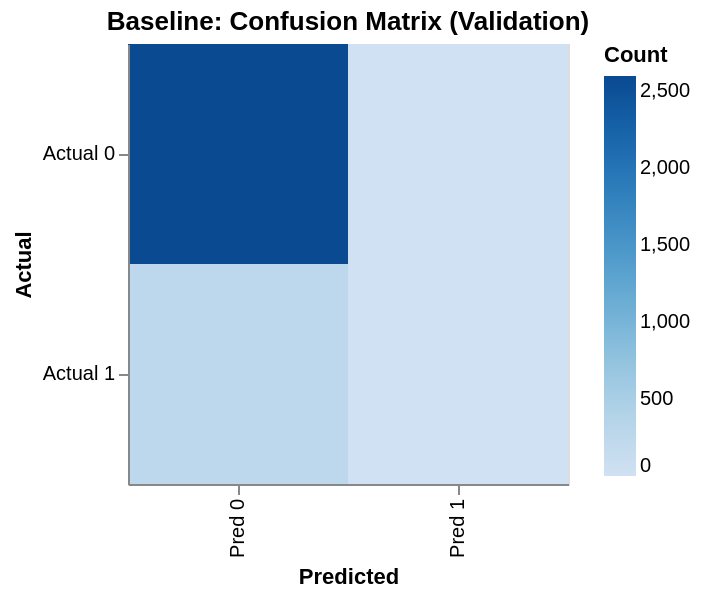

Notebook source saved alongside this figure:
### Code cell
# A.2 Extra: Confusion matrix heatmap with checks for variable existence and length
import altair as alt
from sklearn.metrics import confusion_matrix
import pandas as pd
from IPython.display import display

if "y_val" in globals() and "y_val_pred" in globals():
    if len(y_val) == len(y_val_pred) and len(y_val) > 0:
        cm = confusion_matrix(y_val, y_val_pred)
        cm_df = pd.DataFrame(cm, index=["Actual 0", "Actual 1"], columns=["Pred 0", "Pred 1"])
        cm_long = cm_df.reset_index().melt(id_vars="index", var_name="Predicted", value_name="Count")
        cm_long.columns = ["Actual", "Predicted", "Count"]

        chart = (
            alt.Chart(cm_long)
            .mark_rect()
            .encode(
                x=alt.X("Predicted:N"),
                y=alt.Y("Actual:N"),
                color=alt.Color("Count:Q", scale=alt.Scale(scheme="blues")),
                tooltip=["Actual:N", "Predicted:N", "Count:Q"],
            )
            .properties(title="Baseline: Confusion Matrix (Validation)", width=220, height=220)
        )
        display(chart)
    else:
        print("y_val and y_val_pred exist but lengths mismatch or empty")
else:
    print("y_val or y_val_pred not defined; cannot render confusion matrix")

### Figure 1 — Vega-Lite specification as saved in the notebook (floating-point values rounded to 4 significant figures)
{"config": {"view": {"continuousWidth": 300, "continuousHeight": 300}}, "data": {"name": "data-00a28e96c095bea1270e94ca11ab1c0f"}, "mark": {"type": "rect"}, "encoding": {"color": {"field": "Count", "scale": {"scheme": "blues"}, "type": "quantitative"}, "tooltip": [{"field": "Actual", "type": "nominal"}, {"field": "Predicted", "type": "nominal"}, {"field": "Count", "type": "quantitative"}], "x": {"field": "Predicted", "type": "nominal"}, "y": {"field": "Actual", "type": "nominal"}}, "height": 220, "title": "Baseline: Confusion Matrix (Validation)", "width": 220, "$schema": "https://vega.github.io/schema/vega-lite/v5.20.1.json", "datasets": {"data-00a28e96c095bea1270e94ca11ab1c0f": [{"Actual": "Actual 0", "Predicted": "Pred 0", "Count": 2598}, {"Actual": "Actual 1", "Predicted": "Pred 0", "Count": 270}, {"Actual": "Actual 0", "Predicted": "Pred 1", "Count": 0}, {"Actual": "Actual 1", "Predicted": "Pred 1", "Count": 0}]}}
